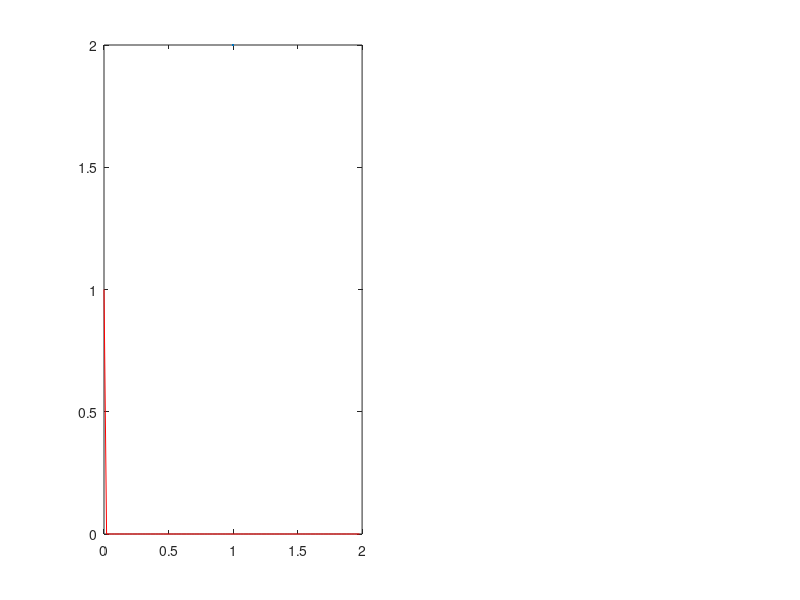

Here is the MATLAB script that generated this plot: (Note: this script raises an error after producing the figure.)
clc,clear all,close all;
% Heisenberg Uncertainty Principle Proof Fourier Transform
% 07-Mar-2024
% Written By: Rasit
%% Create Data
Ts = 2e-2; % Sampling Periode
Fs = 1/Ts; % Sampling Freq
t = (0:Ts:2-Ts)'; % Time Vec
NoD = size(t,1); % Number Of Data
f0 = 1;  % Signal Freq
Signal = 1*cos(2*pi*f0*t); % Signal
Window = zeros(size(Signal,1),1); % Window

figure('units','normalized','outerposition',[0 0 1 1],'color','w')
for i=1:NoD
    Window(i,:) = 1;
    clf
    subplot(121)
    plot(t,Signal.*Window,"r",LineWidth=2)
    xline(0),yline(0)
    xlabel('Time (seconds)')
    ylabel('Amplitude')
    legend("Cos(t)")
    title("Time Domain")
    axis([-.5 2.5 -1.5 1.5])

    subplot(122)
    signalFFT = abs(fft(Signal.*Window));
    plot((0:length(Signal)-1)*Fs/length(Signal),signalFFT,"r",LineWidth=2)
    xlabel('Frequency (Hz)')
    ylabel('Magnitude')
    legend("F\{Cos(t)\}")
    title("Frequency Domain")
    if i == 1
        subplot(121)
        text(0,1,sprintf('   cos(t)*\\delta(t) ','Interpreter', 'latex'),'FontSize',20)
        text(0.1,1.1,"Fully defined in time domain",'FontSize',20)
        subplot(122)
        text(.1,1.2,sprintf('   F\\{cos(t)*\\delta(t)\\} = 1','Interpreter', 'latex'),'FontSize',20)
        text(0.1,1.1,"   Undefined in frequency domain",'FontSize',20)
        pause(2)
    end
    if i == 100
        subplot(121)
        text(0,1.1,sprintf('   cos(t) ','Interpreter', 'latex'),'FontSize',20)
        text(0.1,1.2,"Undefined in time domain",'FontSize',20)
        subplot(122)
        text(.1,45.2,sprintf('    F\\{cos(t)\\} = \\pi*\\delta(t)','Interpreter', 'latex'),'FontSize',20)
        text(0.1,43.1,"    Fully defined in frequency domain",'FontSize',20)
        pause(2)
    end
    drawnow
end
